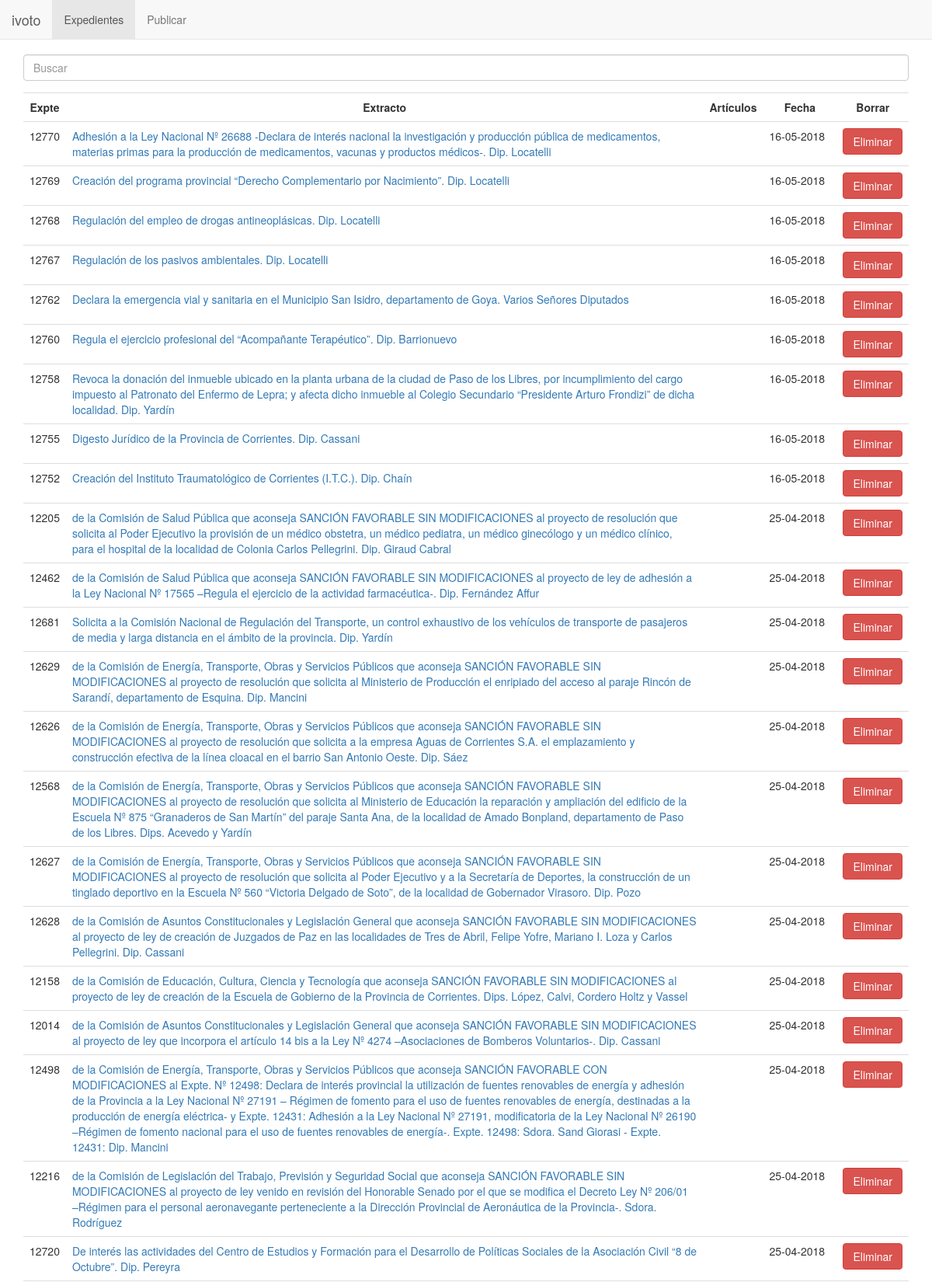
/exptes.php (signed in, upper part), run on the app's committed database.
### tables this page shows
CREATE TABLE `exptes` (
  `id_expte` int(133) NOT NULL,
  `item` varchar(255) NOT NULL,
  `expte` varchar(255) NOT NULL,
  `despacho` varchar(255) NOT NULL,
  `fecha` date NOT NULL,
  `extracto` text NOT NULL,
  `SI` text NOT NULL,
  `NO` text NOT NULL,
  `ABS` text NOT NULL,
  `estado` varchar(255) NOT NULL,
  `tablero` varchar(255) NOT NULL,
  `articulos` varchar(255) NOT NULL,
  `categoria` varchar(255) NOT NULL,
  `subcategoria` varchar(255) NOT NULL,
  `resultado` varchar(255) NOT NULL,
  `nominal` varchar(255) NOT NULL,
  `sesion` int(133) NOT NULL
);

### exptes.php (the view, shortened to what this page needs)
<?php
include('config.php');
?>
<!DOCTYPE html>
<html lang="es">
<head>
    <link rel="stylesheet" href="css/bootstrap.css">
</head>
<body>
<nav class="navbar navbar-default navbar-fixed-top">
    <div class="container-fluid">
            <div class="navbar-header">
              <a class="navbar-brand" href="inicio.php">ivoto</a>
            </div>
            <div class="collapse navbar-collapse" id="bs-example-navbar-collapse-1">
              <ul class="nav navbar-nav">
                <li class="active"><a href="exptes.php">Expedientes</a></li>
                <li><a href="carga.php">Publicar</a></li>
              </ul>
            </div>
          </div>
        </nav>
	<div class="container">
<div class="form-group"><input type="search" class="form-control" placeholder="Buscar" id="buscar_post"></div>
    <div id="datos">
<?php
$query = mysqli_query($link, "SELECT * FROM exptes ORDER BY id_expte DESC");
echo '<table class="table">';
echo '<tr>';
echo '<th class="text-center">Expte</th>';
echo '<th class="text-center">Extracto</th>';
echo '<th class="text-center">Artículos</th>';
echo '<th class="text-center">Fecha</th>';
echo '<th class="text-center">Borrar</th>';
echo '</tr>';
while($data = mysqli_fetch_array($query)) {
    $fecha = $data['fecha'];
    $date = new DateTime($fecha);
    $dato = $date->format('d-m-Y');
    echo '<tr>';
    echo '<td class="text-center">'.$data['expte'].'</td>';
    echo '<td><a href="carga.php?edit='.$data['id_expte'].'">'.$data['extracto'].'</td>';
    echo '<td class="text-center">'.$data['articulos'].'</td>';
    echo '<td class="col-md-1">'.$dato.'</td>';
    echo '<td class="text-center"><a href="exptes.php?id='.$data['id_expte'].'" class="btn btn-danger">Eliminar</a></td>';
    echo '</tr>';
}
echo '</table>';
?>
</div>
</body>
</html>

### exptes.php (style rules this page uses)
.container { margin-top: 70px; }
body { margin-bottom: 70px; }
html { position: relative; min-height: 100%; }

### data on the page
exptes: expte "12770", extracto "Adhesión a la Ley Nacional Nº 26688 -Declara de interés nacional la investigación y producción pública de medicamentos, materias primas para la producción de medicamentos, vacunas y productos médicos-. Dip. Locatelli", fecha "16-05-2018"
exptes: expte "12769", extracto "Creación del programa provincial “Derecho Complementario por Nacimiento”. Dip. Locatelli", fecha "16-05-2018"
exptes: expte "12768", extracto "Regulación del empleo de drogas antineoplásicas. Dip. Locatelli", fecha "16-05-2018"
exptes: expte "12767", extracto "Regulación de los pasivos ambientales. Dip. Locatelli", fecha "16-05-2018"
exptes: expte "12762", extracto "Declara la emergencia vial y sanitaria en el Municipio San Isidro, departamento de Goya. Varios Señores Diputados", fecha "16-05-2018"
exptes: expte "12760", extracto "Regula el ejercicio profesional del “Acompañante Terapéutico”. Dip. Barrionuevo", fecha "16-05-2018"
exptes: expte "12758", extracto "Revoca la donación del inmueble ubicado en la planta urbana de la ciudad de Paso de los Libres, por incumplimiento del cargo impuesto al Patronato del Enfermo de Lepra; y afecta dicho inmueble al Colegio Secundario “Presidente Arturo Frondizi” de dicha localidad. Dip. Yardín", fecha "16-05-2018"
exptes: expte "12755", extracto "Digesto Jurídico de la Provincia de Corrientes. Dip. Cassani", fecha "16-05-2018"
exptes: expte "12752", extracto "Creación del Instituto Traumatológico de Corrientes (I.T.C.). Dip. Chaín", fecha "16-05-2018"
exptes: expte "12205", extracto "de la Comisión de Salud Pública que aconseja SANCIÓN FAVORABLE SIN MODIFICACIONES al proyecto de resolución que solicita al Poder Ejecutivo la provisión de un médico obstetra, un médico pediatra, un médico ginecólogo y un médico clínico, para el hospital de la localidad de Colonia Carlos Pellegrini. Dip. Giraud Cabral", fecha "25-04-2018"
exptes: expte "12462", extracto "de la Comisión de Salud Pública que aconseja SANCIÓN FAVORABLE SIN MODIFICACIONES al proyecto de ley de adhesión a la Ley Nacional Nº 17565 –Regula el ejercicio de la actividad farmacéutica-. Dip. Fernández Affur", fecha "25-04-2018"
exptes: expte "12681", extracto "Solicita a la Comisión Nacional de Regulación del Transporte, un control exhaustivo de los vehículos de transporte de pasajeros de media y larga distancia en el ámbito de la provincia. Dip. Yardín", fecha "25-04-2018"
exptes: expte "12629", extracto "de la Comisión de Energía, Transporte, Obras y Servicios Públicos que aconseja SANCIÓN FAVORABLE SIN MODIFICACIONES al proyecto de resolución que solicita al Ministerio de Producción el enripiado del acceso al paraje Rincón de Sarandí, departamento de Esquina. Dip. Mancini", fecha "25-04-2018"
exptes: expte "12626", extracto "de la Comisión de Energía, Transporte, Obras y Servicios Públicos que aconseja SANCIÓN FAVORABLE SIN MODIFICACIONES al proyecto de resolución que solicita a la empresa Aguas de Corrientes S.A. el emplazamiento y construcción efectiva de la línea cloacal en el barrio San Antonio Oeste. Dip. Sáez", fecha "25-04-2018"
exptes: expte "12568", extracto "de la Comisión de Energía, Transporte, Obras y Servicios Públicos que aconseja SANCIÓN FAVORABLE SIN MODIFICACIONES al proyecto de resolución que solicita al Ministerio de Educación la reparación y ampliación del edificio de la Escuela Nº 875 “Granaderos de San Martín” del paraje Santa Ana, de la localidad de Amado Bonpland, departamento de Paso de los Libres. Dips. Acevedo y Yardín", fecha "25-04-2018"
exptes: expte "12627", extracto "de la Comisión de Energía, Transporte, Obras y Servicios Públicos que aconseja SANCIÓN FAVORABLE SIN MODIFICACIONES al proyecto de resolución que solicita al Poder Ejecutivo y a la Secretaría de Deportes, la construcción de un tinglado deportivo en la Escuela Nº 560 “Victoria Delgado de Soto”, de la localidad de Gobernador Virasoro. Dip. Pozo", fecha "25-04-2018"
exptes: expte "12628", extracto "de la Comisión de Asuntos Constitucionales y Legislación General que aconseja SANCIÓN FAVORABLE SIN MODIFICACIONES al proyecto de ley de creación de Juzgados de Paz en las localidades de Tres de Abril, Felipe Yofre, Mariano I. Loza y Carlos Pellegrini. Dip. Cassani", fecha "25-04-2018"
exptes: expte "12158", extracto "de la Comisión de Educación, Cultura, Ciencia y Tecnología que aconseja SANCIÓN FAVORABLE SIN MODIFICACIONES al proyecto de ley de creación de la Escuela de Gobierno de la Provincia de Corrientes. Dips. López, Calvi, Cordero Holtz y Vassel", fecha "25-04-2018"
exptes: expte "12014", extracto "de la Comisión de Asuntos Constitucionales y Legislación General que aconseja SANCIÓN FAVORABLE SIN MODIFICACIONES al proyecto de ley que incorpora el artículo 14 bis a la Ley Nº 4274 –Asociaciones de Bomberos Voluntarios-. Dip. Cassani", fecha "25-04-2018"
exptes: expte "12498", extracto "de la Comisión de Energía, Transporte, Obras y Servicios Públicos que aconseja SANCIÓN FAVORABLE CON MODIFICACIONES al Expte. Nº 12498: Declara de interés provincial la utilización de fuentes renovables de energía y adhesión de la Provincia a la Ley Nacional Nº 27191 – Régimen de fomento para el uso de fuentes renovables de energía, destinadas a la producción de energía eléctrica- y Expte. 12431: Adhesión a la Ley Nacional Nº 27191, modificatoria de la Ley Nacional Nº 26190 –Régimen de fomento nacional para el uso de fuentes renovables de energía-. Expte. 12498: Sdora. Sand Giorasi - Expte. 12431: Dip. Mancini", fecha "25-04-2018"
exptes: expte "12216", extracto "de la Comisión de Legislación del Trabajo, Previsión y Seguridad Social que aconseja SANCIÓN FAVORABLE SIN MODIFICACIONES al proyecto de ley venido en revisión del Honorable Senado por el que se modifica el Decreto Ley Nº 206/01 –Régimen para el personal aeronavegante perteneciente a la Dirección Provincial de Aeronáutica de la Provincia-. Sdora. Rodríguez", fecha "25-04-2018"
exptes: expte "12720", extracto "De interés las actividades del Centro de Estudios y Formación para el Desarrollo de Políticas Sociales de la Asociación Civil “8 de Octubre”. Dip. Pereyra", fecha "25-04-2018"
